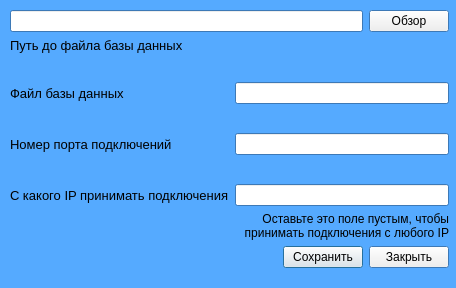
<?xml version="1.0" encoding="UTF-8"?>
<ui version="4.0">
 <class>DialogSetServer</class>
 <widget class="QDialog" name="DialogSetServer">
  <property name="geometry">
   <rect>
    <x>0</x>
    <y>0</y>
    <width>456</width>
    <height>288</height>
   </rect>
  </property>
  <property name="sizePolicy">
   <sizepolicy hsizetype="Fixed" vsizetype="Fixed">
    <horstretch>0</horstretch>
    <verstretch>0</verstretch>
   </sizepolicy>
  </property>
  <property name="palette">
   <palette>
    <active>
     <colorrole role="Base">
      <brush brushstyle="SolidPattern">
       <color alpha="255">
        <red>255</red>
        <green>255</green>
        <blue>255</blue>
       </color>
      </brush>
     </colorrole>
     <colorrole role="Window">
      <brush brushstyle="SolidPattern">
       <color alpha="255">
        <red>85</red>
        <green>170</green>
        <blue>255</blue>
       </color>
      </brush>
     </colorrole>
    </active>
    <inactive>
     <colorrole role="Base">
      <brush brushstyle="SolidPattern">
       <color alpha="255">
        <red>255</red>
        <green>255</green>
        <blue>255</blue>
       </color>
      </brush>
     </colorrole>
     <colorrole role="Window">
      <brush brushstyle="SolidPattern">
       <color alpha="255">
        <red>85</red>
        <green>170</green>
        <blue>255</blue>
       </color>
      </brush>
     </colorrole>
    </inactive>
    <disabled>
     <colorrole role="Base">
      <brush brushstyle="SolidPattern">
       <color alpha="255">
        <red>85</red>
        <green>170</green>
        <blue>255</blue>
       </color>
      </brush>
     </colorrole>
     <colorrole role="Window">
      <brush brushstyle="SolidPattern">
       <color alpha="255">
        <red>85</red>
        <green>170</green>
        <blue>255</blue>
       </color>
      </brush>
     </colorrole>
    </disabled>
   </palette>
  </property>
  <property name="windowTitle">
   <string>Настройки сервера</string>
  </property>
  <property name="windowIcon">
   <iconset>
    <normaloff>C:/Users/Alexander/Desktop/icons-24/gear.png</normaloff>C:/Users/Alexander/Desktop/icons-24/gear.png</iconset>
  </property>
  <widget class="QWidget" name="layoutWidget">
   <property name="geometry">
    <rect>
     <x>10</x>
     <y>10</y>
     <width>439</width>
     <height>258</height>
    </rect>
   </property>
   <layout class="QGridLayout" name="gridLayout">
    <item row="8" column="1" colspan="3">
     <widget class="QLabel" name="labelIPNote">
      <property name="text">
       <string>Оставьте это поле пустым, чтобы принимать подключения с любого IP</string>
      </property>
      <property name="alignment">
       <set>Qt::AlignRight|Qt::AlignTrailing|Qt::AlignVCenter</set>
      </property>
      <property name="wordWrap">
       <bool>true</bool>
      </property>
     </widget>
    </item>
    <item row="9" column="2">
     <widget class="QPushButton" name="pushButtonSave">
      <property name="text">
       <string>Сохранить</string>
      </property>
     </widget>
    </item>
    <item row="3" column="1" colspan="3">
     <widget class="QLineEdit" name="lineEditDbFile"/>
    </item>
    <item row="4" column="0">
     <spacer name="verticalSpacer_2">
      <property name="orientation">
       <enum>Qt::Vertical</enum>
      </property>
      <property name="sizeHint" stdset="0">
       <size>
        <width>20</width>
        <height>18</height>
       </size>
      </property>
     </spacer>
    </item>
    <item row="5" column="0">
     <widget class="QLabel" name="labelPort">
      <property name="font">
       <font>
        <pointsize>10</pointsize>
       </font>
      </property>
      <property name="text">
       <string>Номер порта подключений</string>
      </property>
     </widget>
    </item>
    <item row="0" column="0" colspan="3">
     <widget class="QLineEdit" name="lineEditDbPath">
      <property name="readOnly">
       <bool>true</bool>
      </property>
     </widget>
    </item>
    <item row="9" column="3">
     <widget class="QPushButton" name="pushButtonClose">
      <property name="text">
       <string>Закрыть</string>
      </property>
     </widget>
    </item>
    <item row="0" column="3">
     <widget class="QPushButton" name="pushButtonDbPathSelect">
      <property name="sizePolicy">
       <sizepolicy hsizetype="Fixed" vsizetype="Fixed">
        <horstretch>0</horstretch>
        <verstretch>0</verstretch>
       </sizepolicy>
      </property>
      <property name="text">
       <string>Обзор</string>
      </property>
     </widget>
    </item>
    <item row="3" column="0">
     <widget class="QLabel" name="labelDbFileLabel">
      <property name="font">
       <font>
        <pointsize>10</pointsize>
       </font>
      </property>
      <property name="text">
       <string>Файл базы данных</string>
      </property>
     </widget>
    </item>
    <item row="5" column="1" colspan="3">
     <widget class="QLineEdit" name="lineEditPort"/>
    </item>
    <item row="7" column="0">
     <widget class="QLabel" name="labelIP">
      <property name="font">
       <font>
        <pointsize>10</pointsize>
       </font>
      </property>
      <property name="text">
       <string>С какого IP принимать подключения</string>
      </property>
     </widget>
    </item>
    <item row="2" column="0">
     <spacer name="verticalSpacer">
      <property name="orientation">
       <enum>Qt::Vertical</enum>
      </property>
      <property name="sizeHint" stdset="0">
       <size>
        <width>20</width>
        <height>18</height>
       </size>
      </property>
     </spacer>
    </item>
    <item row="1" column="0" colspan="2">
     <widget class="QLabel" name="labelDbPath">
      <property name="font">
       <font>
        <pointsize>10</pointsize>
       </font>
      </property>
      <property name="text">
       <string>Путь до файла базы данных</string>
      </property>
     </widget>
    </item>
    <item row="6" column="0">
     <spacer name="verticalSpacer_3">
      <property name="orientation">
       <enum>Qt::Vertical</enum>
      </property>
      <property name="sizeHint" stdset="0">
       <size>
        <width>20</width>
        <height>18</height>
       </size>
      </property>
     </spacer>
    </item>
    <item row="7" column="1" colspan="3">
     <widget class="QLineEdit" name="lineEditIP"/>
    </item>
   </layout>
  </widget>
 </widget>
 <resources/>
 <connections/>
</ui>
